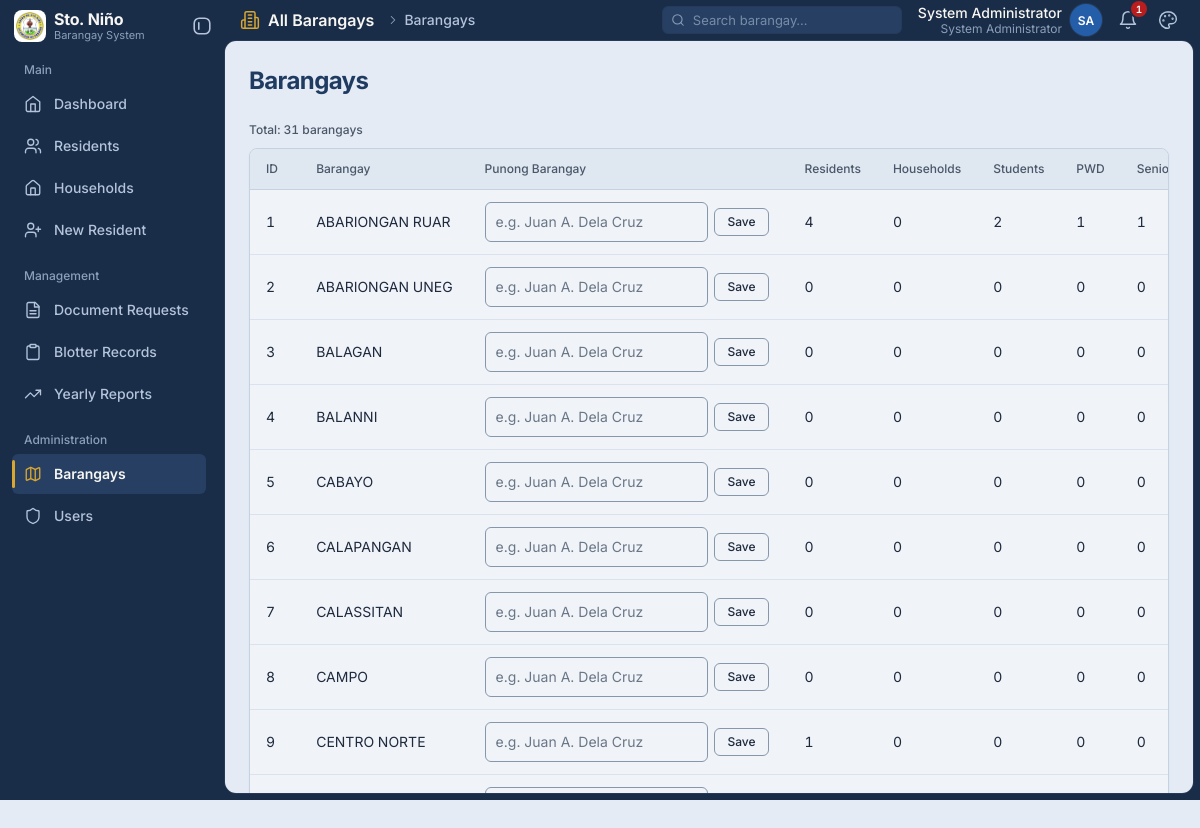
Screenshot of /admin/barangays.php (signed in) with the database file from the repository.
### tables this page shows
CREATE TABLE `barangays` (
  `id` int(11) NOT NULL AUTO_INCREMENT,
  `barangay_name` varchar(150) NOT NULL,
   
   
  `punong_barangay` varchar(150) DEFAULT NULL,
  `created_at` timestamp NOT NULL DEFAULT current_timestamp(),
  PRIMARY KEY (`id`),
  UNIQUE KEY `barangay_name` (`barangay_name`)
);

### config/config.php (called while the page is built, shortened)
<?php
if (!function_exists('url')) {
    function url($path = '') {
        $path = ltrim((string)$path, '/');
        return BASE_URL . '/' . $path;
    }
}
if (!function_exists('asset')) {
    function asset($path) {
        $path = ltrim((string)$path, '/');
        $file = BASE_PATH . '/assets/' . $path;
        $v = is_file($file) ? '?v=' . filemtime($file) : '';
        return url('assets/' . $path) . $v;
    }
}
function e($value) { return htmlspecialchars((string)$value, ENT_QUOTES, 'UTF-8'); }
require_once BASE_PATH . '/includes/auth.php';

### includes/auth.php (called while the page is built, shortened)
<?php
if (!defined('BRGY_AUTH_LOADED')) {
    function role_label(?string $role = null): string
    {
        $role = $role ?? current_role();
        return [
            'admin'     => 'System Administrator',
            'secretary' => 'Barangay Secretary',
            'resident'  => 'Resident',
        ][$role] ?? ucfirst((string)$role);
    }
}
?>

### admin/barangays.php (the view, shortened to what this page needs)
<?php
require_once __DIR__ . '/../config/config.php'; require_admin(); $page_title='Barangays';
$has_captain=false;
if($cc=$conn->query("SHOW COLUMNS FROM barangays LIKE 'punong_barangay'")){ $has_captain=$cc->num_rows>0; $cc->free(); }
$q=trim($_GET['q']??'');
$ip_col=null; $fp_col=null;
foreach(['is_ip','is_indigenous','indigenous'] as $cand){ $qc=$conn->query("SHOW COLUMNS FROM residents LIKE '$cand'"); if($qc){ if($qc->num_rows>0){ $ip_col=$cand; $qc->free(); break; } $qc->free(); } }
foreach(['is_4ps','is_fourps','fourps','pantawid'] as $cand){ $qc=$conn->query("SHOW COLUMNS FROM residents LIKE '$cand'"); if($qc){ if($qc->num_rows>0){ $fp_col=$cand; $qc->free(); break; } $qc->free(); } }
$has_ip=($ip_col!==null); $has_fp=($fp_col!==null);
$ipAgg=$has_ip?"COUNT(CASE WHEN r.deleted_at IS NULL AND r.`$ip_col` IN ('Yes',1,'1') THEN r.id END) ip_total":"0 ip_total";
$fpAgg=$has_fp?"COUNT(CASE WHEN r.deleted_at IS NULL AND r.`$fp_col` IN ('Yes',1,'1') THEN r.id END) fourps_total":"0 fourps_total";
$select='SELECT b.*,
    COUNT(CASE WHEN r.deleted_at IS NULL THEN r.id END) residents,
    COUNT(CASE WHEN r.deleted_at IS NULL AND r.is_student IN (\'Yes\',1,\'1\') THEN r.id END) students,
    COUNT(CASE WHEN r.deleted_at IS NULL AND r.is_pwd IN (\'Yes\',1,\'1\') THEN r.id END) pwd,
    COUNT(CASE WHEN r.deleted_at IS NULL AND r.age >= 60 THEN r.id END) seniors, '
    .$fpAgg.', '.$ipAgg.', COALESCE(hh.households, 0) households
    FROM barangays b
   LEFT JOIN residents r ON r.barangay_id=b.id
   LEFT JOIN (SELECT barangay_id, COUNT(*) households
                FROM households WHERE deleted_at IS NULL GROUP BY barangay_id) hh ON hh.barangay_id=b.id';
if($q!==''){ $s=$conn->prepare($select.' WHERE b.barangay_name LIKE ? GROUP BY b.id ORDER BY b.barangay_name');
$like="%$q%"; $s->bind_param('s',$like); $s->execute(); $rows=$s->get_result();
} else {
$rows=$conn->query($select.' GROUP BY b.id ORDER BY b.barangay_name');
}
 include BASE_PATH . '/partials/header.php';?>
        <p class="muted-meta" role="status">Total: <?= number_format($rows->num_rows) ?> barangay<?= $rows->num_rows === 1 ? '' : 's' ?></p>
        <div class="card table-wrap">
            <table><tr>
                <th>ID</th>
                <th>Barangay</th>
                <?php if($has_captain): ?><th>Punong Barangay</th><?php endif; ?>
                <th>Residents</th>
                <th>Households</th>
                <th>Students</th>
                <th>PWD</th>
                <th>Seniors</th>
                <th>IP</th></tr>
                <?php while($r=$rows->fetch_assoc()):
                $tot['fourps']+=(int)$r['fourps_total']; $tot['ip']+=(int)$r['ip_total']; ?>
                <tr><td><?=$r['id']?></td><td><?=e($r['barangay_name'])?></td>
                <?php if($has_captain): ?>
                <td>
                    <form method="post" class="captain-form" style="display:flex;gap:6px;align-items:center;margin:0">
                        <input id="captain-<?=(int)$r['id']?>" name="punong_barangay" maxlength="150" placeholder="e.g. Juan A. Dela Cruz"
                               value="<?=e($r['punong_barangay'] ?? '')?>" style="min-width:210px;padding:7px 10px">
                        <button class="btn btn--ghost" type="submit" style="padding:7px 12px">Save</button>
                    </form>
                </td>
                <?php endif; ?>
                <td><?=(int)$r['residents']?></td>
                <td><?=(int)$r['households']?></td>
                <td><?=(int)$r['students']?></td>
                <td><?=(int)$r['pwd']?></td>
                <td><?=(int)$r['seniors']?></td>
                <td><?=($has_ip?(int)$r['ip_total']:'-')?></td></tr><?php endwhile; ?>
                </table></div><?php include BASE_PATH . '/partials/footer.php';

### partials/header.php (shortened to what this page needs)
<?php
$current    = basename($_SERVER['PHP_SELF'] ?? '');
$is_admin   = (($_SESSION['role'] ?? '') === 'admin');
$is_resident = (($_SESSION['role'] ?? '') === 'resident');
$full_name  = $_SESSION['full_name'] ?? 'User';
$role_raw   = $_SESSION['role'] ?? 'user';
$role_label = function_exists('role_label') ? role_label($role_raw) : ($is_admin ? 'System Administrator' : ucfirst($role_raw));
$home_href  = $is_resident ? url('resident/resident_dashboard.php') : url('pages/dashboard.php');
$initials = '';
foreach (preg_split('/\s+/', trim($full_name)) as $part) {
    if ($part !== '' && preg_match('/\p{L}/u', $part, $m)) { $initials .= strtoupper($m[0]); }
}
$initials = substr($initials, 0, 2);
$avatar_photo = '';
if (!function_exists('icon')) {
    function icon($name, $class = 'ico') {
        $path = $paths[$name] ?? '';
        return '<svg class="'.$class.'" viewBox="0 0 24 24" width="20" height="20" fill="none" stroke="currentColor" stroke-width="1.8" stroke-linecap="round" stroke-linejoin="round" aria-hidden="true" focusable="false">'.$path.'</svg>';
    }
}
if ($is_resident) {
    $nav_groups = [
        'My account' => [
            ['file' => 'resident/resident_dashboard.php', 'label' => 'My Dashboard', 'icon' => 'home'],
            ['file' => 'resident/resident_profile.php',   'label' => 'My Profile',  'icon' => 'user'],
        ],
        'Requests' => [
            ['file' => 'resident/document_request.php', 'label' => 'Request Document', 'icon' => 'file-plus'],
            ['file' => 'resident/blotter_request.php',  'label' => 'File a Blotter',  'icon' => 'alert-triangle'],
        ],
    ];
} else {
    $nav_groups = [
        'Main' => [
            ['file' => 'pages/dashboard.php',    'label' => 'Dashboard',    'icon' => 'home'],
            ['file' => 'pages/residents.php',    'label' => 'Residents',    'icon' => 'users'],
            ['file' => 'pages/households.php',   'label' => 'Households',   'icon' => 'house'],
            ['file' => 'pages/resident_add.php', 'label' => 'New Resident', 'icon' => 'user-plus'],
        ],
        'Management' => [
            ['file' => 'pages/documents.php', 'label' => 'Document Requests',          'icon' => 'file-text'],
            ['file' => 'pages/blotters.php',  'label' => 'Blotter Records',            'icon' => 'clipboard'],
            ['file' => 'pages/reports.php',   'label' => 'Yearly Reports',             'icon' => 'trending-up'],
        ],
    ];
    if ($is_admin) {
        $nav_groups['Administration'] = [
            ['file' => 'admin/barangays.php', 'label' => 'Barangays', 'icon' => 'map'],
            ['file' => 'admin/users.php',     'label' => 'Users',     'icon' => 'shield'],
        ];
    } else {
        $nav_groups['My barangay'] = [
            ['file' => 'secretary/resident_accounts.php', 'label' => 'Resident Accounts', 'icon' => 'shield'],
            ['file' => 'secretary/document_logos.php',    'label' => 'Document Logos',    'icon' => 'image'],
        ];
    }
}
$pending_notice = 0;
if ($is_resident) {
    $rid = current_resident_id();
    if ($rid !== null) {
        if ($nq = $conn->prepare("SELECT COUNT(*) c FROM document_requests WHERE resident_id=? AND status IN ('Pending','Processing')")) {
            $nq->bind_param('i', $rid);
            $nq->execute();
            $pending_notice = (int)$nq->get_result()->fetch_assoc()['c'];
        }
    }
} elseif ($is_admin) {
    if ($nq = $conn->query("SELECT COUNT(*) c FROM document_requests WHERE status='Pending'")) {
        $pending_notice = (int)$nq->fetch_assoc()['c'];
    }
} else {
    if ($nq = $conn->prepare("SELECT COUNT(*) c FROM document_requests WHERE status='Pending' AND barangay_id=?")) {
        $nq->bind_param('i', $_SESSION['barangay_id']);
        $nq->execute();
        $pending_notice = (int)$nq->get_result()->fetch_assoc()['c'];
    }
}
$crumb = $page_crumb ?? ($page_title ?? 'Overview');
$scope_name = 'All Barangays';
?>
<!doctype html>
<html lang="en">
<head>
<link rel="stylesheet" href="<?= e(asset('css/style.css')) ?>">
</head>
<body>
<div class="app">
    <aside class="sidebar" id="sidebar" aria-label="Primary navigation">
        <div class="sidebar__brand">
            <a class="sidebar__home" href="<?= e($home_href) ?>" title="Sto. Niño Barangay Management System">
                <img class="sidebar__logo" src="<?= e(asset('img/logo.png')) ?>" alt="Sto. Niño Barangay logo">
                <span class="sidebar__brand-text">
                    <span class="sidebar__system">Sto. Niño</span>
                    <span class="sidebar__barangay">Barangay System</span>
                </span>
            </a>
            <button class="sidebar__collapse" type="button" data-sidebar-collapse aria-label="Collapse menu" title="Collapse menu">
                <svg class="tgl-rest" viewBox="0 0 24 24" fill="none" stroke="currentColor" stroke-width="1.75" stroke-linecap="round" stroke-linejoin="round" aria-hidden="true"><rect x="3.5" y="3.5" width="17" height="17" rx="5.5"/><path d="M8.5 8.5v7"/></svg>
            </button>
        </div>
        <nav class="sidebar__nav" aria-label="Sections">
            <?php foreach ($nav_groups as $group => $items): ?>
                <p class="sidebar__label"><?= e($group) ?></p>
                <?php foreach ($items as $item): $active = ($current === basename($item['file'])); ?>
                    <a class="nav-link<?= $active ? ' is-active' : '' ?>" href="<?= e(url($item['file'])) ?>"<?= $active ? ' aria-current="page"' : '' ?> title="<?= e($item['label']) ?>">
                        <span class="nav-link__ico"><?= icon($item['icon']) ?></span>
                        <span class="nav-link__txt"><?= e($item['label']) ?></span>
                    </a>
                <?php endforeach; ?>
            <?php endforeach; ?>
        </nav>
    </aside>
    <main class="main">
        <header class="topbar">
            <nav class="crumbs" aria-label="Breadcrumb">
                <a class="crumbs__root" href="<?= e($home_href) ?>"><?= icon('building') ?><span><?= e($scope_name) ?></span></a>
                <span class="crumbs__sep" aria-hidden="true"><?= icon('chevron-right') ?></span>
                <span class="crumbs__current" aria-current="page"><?= e($crumb) ?></span>
            </nav>
            <?php
            $search_paths = [
                'residents.php' => 'pages/residents.php',
                'documents.php' => 'pages/documents.php',
                'blotters.php'  => 'pages/blotters.php',
                'barangays.php' => 'admin/barangays.php',
                'users.php'     => 'admin/users.php',
            ];
            $search_labels = ['residents.php' => 'Search residents', 'documents.php' => 'Search documents', 'blotters.php' => 'Search blotters', 'barangays.php' => 'Search barangay', 'users.php' => 'Search users'];
            $search_label = $search_labels[$current] ?? 'Search residents';
            if (isset($search_paths[$current])): ?>
            <form class="topbar__search" role="search" method="get" action="<?= e(url($search_paths[$current])) ?>">
                <span class="topbar__search-ico" aria-hidden="true"><?= icon('search', 'ico ico--sm') ?></span>
                <input id="global-search" type="search" name="q" placeholder="<?= e($search_label) ?>…" value="<?= e($_GET['q'] ?? '') ?>" autocomplete="off">
            </form>
            <?php endif; ?>
            <div class="topbar__actions">
                <div class="dropdown" data-dropdown>
                    <button class="profile-btn" type="button" data-dropdown-toggle aria-haspopup="true" aria-expanded="false" aria-label="Account menu">
                        <span class="profile-btn__meta">
                            <span class="profile-btn__name"><?= e($full_name) ?></span>
                            <span class="profile-btn__role"><?= e($role_label) ?></span>
                        </span>
                        <span class="avatar avatar--sm" aria-hidden="true"><?php if ($avatar_photo !== ''): ?><img src="<?= e(url($avatar_photo)) ?>" alt=""><?php else: ?><?= e($initials) ?><?php endif; ?></span>
                    </button>
                </div>
                <a class="icon-btn" href="<?= e($is_resident ? url('resident/resident_profile.php') : url('pages/documents.php')) ?>" title="Pending document requests" aria-label="Notifications: <?= (int)$pending_notice ?> pending document requests">
                    <?= icon('bell') ?>
                    <?php if ($pending_notice > 0): ?><span class="icon-btn__badge"><?= (int)$pending_notice ?></span><?php endif; ?>
                </a>
                <div class="dropdown" data-dropdown data-theme-picker data-user-id="<?= (int)($_SESSION['user_id'] ?? 0) ?>">
                    <button class="icon-btn" type="button" data-dropdown-toggle aria-haspopup="true" aria-expanded="false" aria-label="Change theme" title="Theme">
                        <?= icon('palette') ?>
                    </button>
                </div>
            </div>
        </header>
        <div class="page" id="page">
            <?php if (($page_head ?? true) && ($page_title ?? '') !== ''): ?>
            <div class="page-head">
                <div>
                    <h1 class="page-head__title"><?= e($page_title) ?></h1>
                </div>
            </div>
            <?php endif; ?>

### partials/footer.php (shortened to what this page needs)
        </div>
    </main>
</div>
</body>
</html>

### rows the page displays
barangays: id "1", barangay_name "ABARIONGAN RUAR", residents "4", households "0", students "2", pwd "1", seniors "1"
barangays: id "2", barangay_name "ABARIONGAN UNEG", residents "0", households "0", students "0", pwd "0", seniors "0"
barangays: id "3", barangay_name "BALAGAN", residents "0", households "0", students "0", pwd "0", seniors "0"
barangays: id "4", barangay_name "BALANNI", residents "0", households "0", students "0", pwd "0", seniors "0"
barangays: id "5", barangay_name "CABAYO", residents "0", households "0", students "0", pwd "0", seniors "0"
barangays: id "6", barangay_name "CALAPANGAN", residents "0", households "0", students "0", pwd "0", seniors "0"
barangays: id "7", barangay_name "CALASSITAN", residents "0", households "0", students "0", pwd "0", seniors "0"
barangays: id "8", barangay_name "CAMPO", residents "0", households "0", students "0", pwd "0", seniors "0"
barangays: id "9", barangay_name "CENTRO NORTE", residents "1", households "0", students "0", pwd "0", seniors "0"

### other values shown
$group "Main"
$item['label'] "Dashboard"
$item['label'] "Residents"
$item['label'] "Households"
$item['label'] "New Resident"
$group "Management"
$item['label'] "Document Requests"
$item['label'] "Blotter Records"
$item['label'] "Yearly Reports"
$group "Administration"
$item['label'] "Barangays"
$item['label'] "Users"
$scope_name "All Barangays"
$crumb "Barangays"
$full_name "System Administrator"
